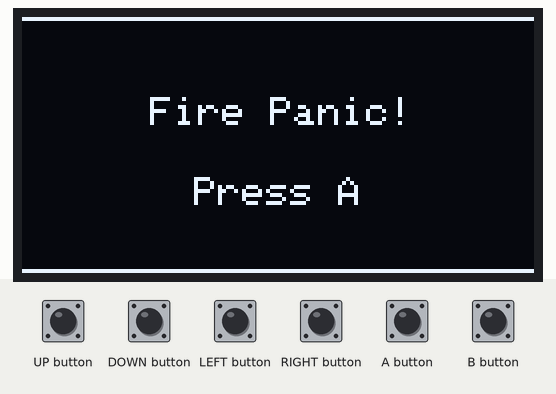
Recording of a sketch running on a simulated Arduboy, built with avr-gcc and run on an emulated ATmega32U4. Parts: 128×64 one-colour display. Inputs (shaded band) come from the test bench.

Above: at 1.2 s.
1.3 s: A button pressed for 0.15 s
At 2.4 s:
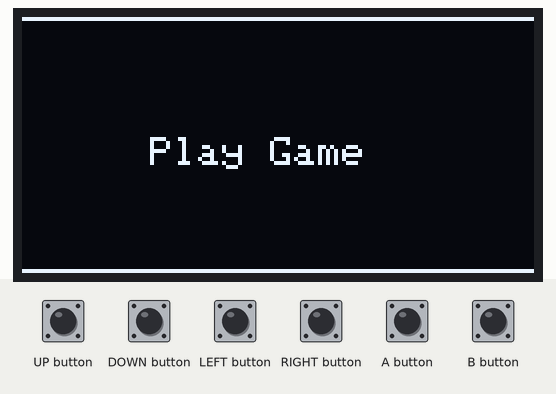
Timing chart, 0 to 4.3 s (numbered marks = the images above; inputs shaded):
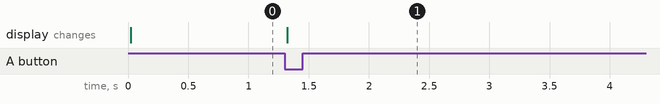

Measured:
- after the input at 1.3 s, the display: changes at once (image 1)

The sketch:

FirePanic.ino
```cpp
#include <Arduboy2.h>

#include "src/utils/Enums.h"

Arduboy2 arduboy;

GameState gameState = GameState::Title_Init;

void setup() {

	arduboy.boot();
	arduboy.flashlight();
	arduboy.systemButtons();
	arduboy.audio.begin();
	arduboy.initRandomSeed();
	arduboy.setFrameRate(75);

	gameState = GameState::Title_Init;

}

void loop() {

	if (!arduboy.nextFrame()) return;
	arduboy.pollButtons();
  arduboy.clear();

	switch (gameState) {

    case GameState::Title_Init:
      title_Init();
      title();
      break;

    case GameState::Title:
      title();
      break;

		case GameState::PlayGame_Init:
      playGame_Init();
      playGame();
			break;

		case GameState::PlayGame:
      playGame();
			break;

		default: break;

	}

  arduboy.display();

}
```

FirePanic_PlayGame.ino
```cpp
#include <Arduboy2.h>


// ----------------------------------------------------------------------------
//  Initialise state ..
//
void playGame_Init() {

  gameState = GameState::PlayGame;

}


// ----------------------------------------------------------------------------
//  Handle state updates ..
//
void playGame() {

  arduboy.drawFastHLine(0, 0, 128, WHITE);
  arduboy.drawFastHLine(0, 63, 128, WHITE);

  arduboy.setCursor(32, 30);
  arduboy.print(F("Play Game"));

}
```

FirePanic_TitleScreen.ino
```cpp
#include <Arduboy2.h>

void title_Init() {

  gameState = GameState::Title_Init;

}

void title() {

  arduboy.drawFastHLine(0, 0, 128, WHITE);
  arduboy.drawFastHLine(0, 63, 128, WHITE);

  arduboy.setCursor(32, 20);
  arduboy.print(F("Fire Panic!"));

  arduboy.setCursor(43, 40);
  arduboy.print(F("Press A"));


	// Handle input ..

	if (arduboy.justPressed(A_BUTTON)) {
    gameState = GameState::PlayGame_Init;
	}

}
```

Enums.h
```cpp
#pragma once

enum GameState {
  Title_Init,
  Title,
  PlayGame_Init,
  PlayGame,
};
```
